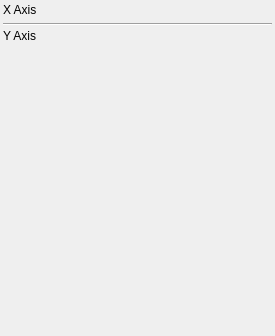
<ui version="4.0" >
 <class>AxesTab</class>
 <widget class="QWidget" name="AxesTab" >
  <property name="geometry" >
   <rect>
    <x>0</x>
    <y>0</y>
    <width>275</width>
    <height>336</height>
   </rect>
  </property>
  <property name="maximumSize" >
   <size>
    <width>275</width>
    <height>16777215</height>
   </size>
  </property>
  <property name="windowTitle" >
   <string>PlotMS Axes Tab</string>
  </property>
  <layout class="QVBoxLayout" >
   <property name="spacing" >
    <number>3</number>
   </property>
   <property name="leftMargin" >
    <number>3</number>
   </property>
   <property name="topMargin" >
    <number>3</number>
   </property>
   <property name="rightMargin" >
    <number>3</number>
   </property>
   <property name="bottomMargin" >
    <number>3</number>
   </property>
   <item>
    <widget class="QLabel" name="xLabel" >
     <property name="text" >
      <string>X Axis</string>
     </property>
     <property name="textFormat" >
      <enum>Qt::RichText</enum>
     </property>
    </widget>
   </item>
   <item>
    <widget class="QFrame" name="xFrame" >
     <property name="frameShape" >
      <enum>QFrame::NoFrame</enum>
     </property>
     <property name="frameShadow" >
      <enum>QFrame::Raised</enum>
     </property>
    </widget>
   </item>
   <item>
    <widget class="Line" name="line" >
     <property name="orientation" >
      <enum>Qt::Horizontal</enum>
     </property>
    </widget>
   </item>
   <item>
    <widget class="QLabel" name="yLabel" >
     <property name="text" >
      <string>Y Axis</string>
     </property>
     <property name="textFormat" >
      <enum>Qt::RichText</enum>
     </property>
    </widget>
   </item>
   <item>
    <widget class="QFrame" name="yFrame" >
     <property name="frameShape" >
      <enum>QFrame::NoFrame</enum>
     </property>
     <property name="frameShadow" >
      <enum>QFrame::Raised</enum>
     </property>
    </widget>
   </item>
   <item>
    <spacer>
     <property name="orientation" >
      <enum>Qt::Vertical</enum>
     </property>
     <property name="sizeHint" >
      <size>
       <width>171</width>
       <height>261</height>
      </size>
     </property>
    </spacer>
   </item>
  </layout>
 </widget>
 <resources/>
 <connections/>
</ui>
